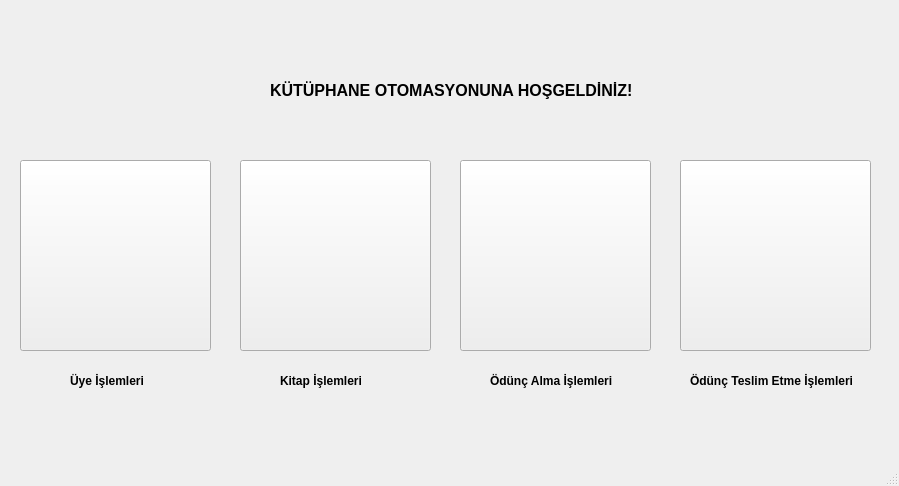
<?xml version="1.0" encoding="UTF-8"?>
<ui version="4.0">
 <class>MainWindow</class>
 <widget class="QMainWindow" name="MainWindow">
  <property name="geometry">
   <rect>
    <x>0</x>
    <y>0</y>
    <width>899</width>
    <height>486</height>
   </rect>
  </property>
  <property name="font">
   <font>
    <bold>false</bold>
   </font>
  </property>
  <property name="windowTitle">
   <string>MainWindow</string>
  </property>
  <widget class="QWidget" name="centralwidget">
   <widget class="QPushButton" name="btn_uyeIslemleri">
    <property name="geometry">
     <rect>
      <x>20</x>
      <y>160</y>
      <width>191</width>
      <height>191</height>
     </rect>
    </property>
    <property name="styleSheet">
     <string notr="true">background-image: url(:/imagines/imagines/user.jpg)
</string>
    </property>
    <property name="text">
     <string/>
    </property>
   </widget>
   <widget class="QPushButton" name="btn_oduncAlmaIslemleri">
    <property name="geometry">
     <rect>
      <x>460</x>
      <y>160</y>
      <width>191</width>
      <height>191</height>
     </rect>
    </property>
    <property name="styleSheet">
     <string notr="true">background-image: url(:/imagines/imagines/odunc_1.jpg);</string>
    </property>
    <property name="text">
     <string/>
    </property>
   </widget>
   <widget class="QPushButton" name="btn_oduncTeslimEtmeIslemleri">
    <property name="geometry">
     <rect>
      <x>680</x>
      <y>160</y>
      <width>191</width>
      <height>191</height>
     </rect>
    </property>
    <property name="styleSheet">
     <string notr="true">background-image: url(:/imagines/imagines/odunc_2.jpg);
</string>
    </property>
    <property name="text">
     <string/>
    </property>
   </widget>
   <widget class="QPushButton" name="btn_kitapIslemleri">
    <property name="geometry">
     <rect>
      <x>240</x>
      <y>160</y>
      <width>191</width>
      <height>191</height>
     </rect>
    </property>
    <property name="styleSheet">
     <string notr="true">background-image: url(:/imagines/imagines/book.jpg)
</string>
    </property>
    <property name="text">
     <string/>
    </property>
   </widget>
   <widget class="QLabel" name="label">
    <property name="geometry">
     <rect>
      <x>270</x>
      <y>50</y>
      <width>481</width>
      <height>81</height>
     </rect>
    </property>
    <property name="palette">
     <palette>
      <active>
       <colorrole role="WindowText">
        <brush brushstyle="SolidPattern">
         <color alpha="255">
          <red>255</red>
          <green>0</green>
          <blue>0</blue>
         </color>
        </brush>
       </colorrole>
      </active>
      <inactive>
       <colorrole role="WindowText">
        <brush brushstyle="SolidPattern">
         <color alpha="255">
          <red>0</red>
          <green>0</green>
          <blue>0</blue>
         </color>
        </brush>
       </colorrole>
      </inactive>
      <disabled>
       <colorrole role="WindowText">
        <brush brushstyle="SolidPattern">
         <color alpha="255">
          <red>120</red>
          <green>120</green>
          <blue>120</blue>
         </color>
        </brush>
       </colorrole>
      </disabled>
     </palette>
    </property>
    <property name="font">
     <font>
      <pointsize>12</pointsize>
      <bold>true</bold>
     </font>
    </property>
    <property name="text">
     <string>KÜTÜPHANE OTOMASYONUNA HOŞGELDİNİZ!</string>
    </property>
   </widget>
   <widget class="QLabel" name="label_2">
    <property name="geometry">
     <rect>
      <x>70</x>
      <y>370</y>
      <width>111</width>
      <height>22</height>
     </rect>
    </property>
    <property name="font">
     <font>
      <bold>true</bold>
     </font>
    </property>
    <property name="text">
     <string>Üye İşlemleri</string>
    </property>
   </widget>
   <widget class="QLabel" name="label_3">
    <property name="geometry">
     <rect>
      <x>280</x>
      <y>370</y>
      <width>111</width>
      <height>22</height>
     </rect>
    </property>
    <property name="font">
     <font>
      <bold>true</bold>
     </font>
    </property>
    <property name="text">
     <string>Kitap İşlemleri</string>
    </property>
   </widget>
   <widget class="QLabel" name="label_4">
    <property name="geometry">
     <rect>
      <x>490</x>
      <y>370</y>
      <width>181</width>
      <height>22</height>
     </rect>
    </property>
    <property name="font">
     <font>
      <bold>true</bold>
     </font>
    </property>
    <property name="text">
     <string>Ödünç Alma İşlemleri</string>
    </property>
   </widget>
   <widget class="QLabel" name="label_5">
    <property name="geometry">
     <rect>
      <x>690</x>
      <y>370</y>
      <width>231</width>
      <height>22</height>
     </rect>
    </property>
    <property name="font">
     <font>
      <bold>true</bold>
     </font>
    </property>
    <property name="text">
     <string>Ödünç Teslim Etme İşlemleri</string>
    </property>
   </widget>
  </widget>
  <widget class="QMenuBar" name="menubar">
   <property name="geometry">
    <rect>
     <x>0</x>
     <y>0</y>
     <width>899</width>
     <height>27</height>
    </rect>
   </property>
  </widget>
  <widget class="QStatusBar" name="statusbar"/>
 </widget>
 <resources/>
 <connections/>
</ui>
